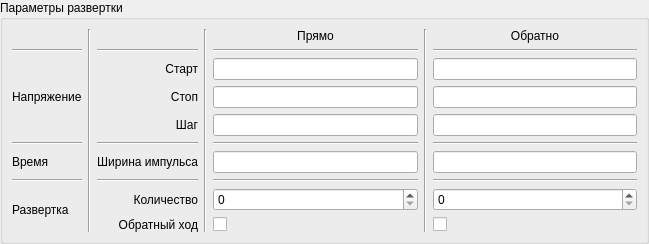
<?xml version="1.0" encoding="UTF-8"?>
<ui version="4.0">
 <class>Form</class>
 <widget class="QWidget" name="Form">
  <property name="geometry">
   <rect>
    <x>0</x>
    <y>0</y>
    <width>649</width>
    <height>222</height>
   </rect>
  </property>
  <property name="windowTitle">
   <string>Form</string>
  </property>
  <layout class="QVBoxLayout" name="verticalLayout">
   <property name="leftMargin">
    <number>0</number>
   </property>
   <property name="topMargin">
    <number>0</number>
   </property>
   <property name="rightMargin">
    <number>0</number>
   </property>
   <property name="bottomMargin">
    <number>0</number>
   </property>
   <item>
    <widget class="QGroupBox" name="groupBox">
     <property name="title">
      <string>Параметры развертки</string>
     </property>
     <layout class="QGridLayout" name="gridLayout">
      <item row="5" column="2">
       <widget class="QLabel" name="label_5">
        <property name="text">
         <string>Шаг</string>
        </property>
        <property name="alignment">
         <set>Qt::AlignRight|Qt::AlignTrailing|Qt::AlignVCenter</set>
        </property>
       </widget>
      </item>
      <item row="10" column="2">
       <widget class="QLabel" name="label_7">
        <property name="text">
         <string>Обратный ход</string>
        </property>
        <property name="alignment">
         <set>Qt::AlignRight|Qt::AlignTrailing|Qt::AlignVCenter</set>
        </property>
       </widget>
      </item>
      <item row="10" column="4">
       <widget class="QCheckBox" name="checkBox">
        <property name="text">
         <string/>
        </property>
       </widget>
      </item>
      <item row="2" column="6">
       <widget class="Line" name="line_2">
        <property name="orientation">
         <enum>Qt::Horizontal</enum>
        </property>
       </widget>
      </item>
      <item row="1" column="5" rowspan="10">
       <widget class="Line" name="line_3">
        <property name="orientation">
         <enum>Qt::Vertical</enum>
        </property>
       </widget>
      </item>
      <item row="5" column="6">
       <widget class="QLineEdit" name="lineEdit_8"/>
      </item>
      <item row="6" column="4">
       <widget class="Line" name="line_8">
        <property name="orientation">
         <enum>Qt::Horizontal</enum>
        </property>
       </widget>
      </item>
      <item row="9" column="0" rowspan="2">
       <widget class="QLabel" name="label_11">
        <property name="text">
         <string>Развертка</string>
        </property>
       </widget>
      </item>
      <item row="4" column="6">
       <widget class="QLineEdit" name="lineEdit_4"/>
      </item>
      <item row="1" column="4">
       <widget class="QLabel" name="label_2">
        <property name="text">
         <string>Прямо</string>
        </property>
        <property name="alignment">
         <set>Qt::AlignCenter</set>
        </property>
       </widget>
      </item>
      <item row="10" column="6">
       <widget class="QCheckBox" name="checkBox_2">
        <property name="text">
         <string/>
        </property>
       </widget>
      </item>
      <item row="3" column="2">
       <widget class="QLabel" name="label_3">
        <property name="text">
         <string>Старт</string>
        </property>
        <property name="alignment">
         <set>Qt::AlignRight|Qt::AlignTrailing|Qt::AlignVCenter</set>
        </property>
       </widget>
      </item>
      <item row="9" column="4">
       <widget class="QSpinBox" name="spinBox">
        <property name="maximum">
         <number>99999</number>
        </property>
       </widget>
      </item>
      <item row="3" column="4">
       <widget class="QLineEdit" name="lineEdit"/>
      </item>
      <item row="2" column="4">
       <widget class="Line" name="line">
        <property name="orientation">
         <enum>Qt::Horizontal</enum>
        </property>
       </widget>
      </item>
      <item row="1" column="6">
       <widget class="QLabel" name="label">
        <property name="text">
         <string>Обратно</string>
        </property>
        <property name="alignment">
         <set>Qt::AlignCenter</set>
        </property>
       </widget>
      </item>
      <item row="9" column="6">
       <widget class="QSpinBox" name="spinBox_2">
        <property name="maximum">
         <number>99999</number>
        </property>
       </widget>
      </item>
      <item row="7" column="2">
       <widget class="QLabel" name="label_10">
        <property name="text">
         <string>Ширина импульса</string>
        </property>
        <property name="alignment">
         <set>Qt::AlignRight|Qt::AlignTrailing|Qt::AlignVCenter</set>
        </property>
       </widget>
      </item>
      <item row="4" column="2">
       <widget class="QLabel" name="label_4">
        <property name="text">
         <string>Стоп</string>
        </property>
        <property name="alignment">
         <set>Qt::AlignRight|Qt::AlignTrailing|Qt::AlignVCenter</set>
        </property>
       </widget>
      </item>
      <item row="6" column="6">
       <widget class="Line" name="line_16">
        <property name="orientation">
         <enum>Qt::Horizontal</enum>
        </property>
       </widget>
      </item>
      <item row="7" column="0">
       <widget class="QLabel" name="label_9">
        <property name="text">
         <string>Время</string>
        </property>
       </widget>
      </item>
      <item row="7" column="4">
       <widget class="QLineEdit" name="lineEdit_6"/>
      </item>
      <item row="1" column="3" rowspan="10">
       <widget class="Line" name="line_5">
        <property name="orientation">
         <enum>Qt::Vertical</enum>
        </property>
       </widget>
      </item>
      <item row="3" column="0" rowspan="3">
       <widget class="QLabel" name="label_8">
        <property name="text">
         <string>Напряжение</string>
        </property>
       </widget>
      </item>
      <item row="3" column="6">
       <widget class="QLineEdit" name="lineEdit_2"/>
      </item>
      <item row="7" column="6">
       <widget class="QLineEdit" name="lineEdit_7"/>
      </item>
      <item row="8" column="4">
       <widget class="Line" name="line_10">
        <property name="orientation">
         <enum>Qt::Horizontal</enum>
        </property>
       </widget>
      </item>
      <item row="9" column="2">
       <widget class="QLabel" name="label_6">
        <property name="text">
         <string>Количество</string>
        </property>
        <property name="alignment">
         <set>Qt::AlignRight|Qt::AlignTrailing|Qt::AlignVCenter</set>
        </property>
       </widget>
      </item>
      <item row="8" column="6">
       <widget class="Line" name="line_13">
        <property name="orientation">
         <enum>Qt::Horizontal</enum>
        </property>
       </widget>
      </item>
      <item row="4" column="4">
       <widget class="QLineEdit" name="lineEdit_3"/>
      </item>
      <item row="5" column="4">
       <widget class="QLineEdit" name="lineEdit_5"/>
      </item>
      <item row="2" column="2">
       <widget class="Line" name="line_4">
        <property name="orientation">
         <enum>Qt::Horizontal</enum>
        </property>
       </widget>
      </item>
      <item row="6" column="2">
       <widget class="Line" name="line_14">
        <property name="orientation">
         <enum>Qt::Horizontal</enum>
        </property>
       </widget>
      </item>
      <item row="8" column="2">
       <widget class="Line" name="line_11">
        <property name="orientation">
         <enum>Qt::Horizontal</enum>
        </property>
       </widget>
      </item>
      <item row="1" column="1" rowspan="10">
       <widget class="Line" name="line_6">
        <property name="orientation">
         <enum>Qt::Vertical</enum>
        </property>
       </widget>
      </item>
      <item row="8" column="0">
       <widget class="Line" name="line_7">
        <property name="orientation">
         <enum>Qt::Horizontal</enum>
        </property>
       </widget>
      </item>
      <item row="6" column="0">
       <widget class="Line" name="line_9">
        <property name="orientation">
         <enum>Qt::Horizontal</enum>
        </property>
       </widget>
      </item>
      <item row="2" column="0">
       <widget class="Line" name="line_12">
        <property name="orientation">
         <enum>Qt::Horizontal</enum>
        </property>
       </widget>
      </item>
     </layout>
    </widget>
   </item>
  </layout>
 </widget>
 <resources/>
 <connections/>
</ui>
